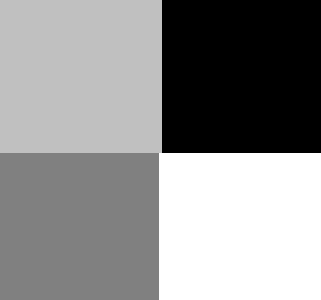
%> input picture MultiphaseLevelSet/Mutliphase/fourblock_gray.bmp, 107 x 100 px (shown 3 times larger)
$ octave Multiphase.m   (GNU Octave 9; MATLAB toolbox functions it lacks are replaced by stand-ins)
%> lines starting %> are read from the running program, lines starting %| are printed output that depends on the picture
### MultiphaseLevelSet/Mutliphase/initial_sdf2circle.m
function f = initial_sdf2circle(nrow,ncol, ic,jc,r,fun_n)
%   计算符号距离圆
%   input:
%       nrow: number of rows
%       ncol: number of columns
%       (ic,jc): center of the circle
%       r: radius of the circle
%   output:
%       f: signed distance to the circle
[X,Y] = meshgrid(1:ncol, 1:nrow);
a=5;b=6;
f=ones(nrow,ncol,fun_n);
for k=1:fun_n
    f(:,:,k) = -sqrt((X-k*jc/fun_n).^2+(Y-k*ic/fun_n).^2)+r/2;
end

%f=sdf2circle(100,50,51,25,10);figure;imagesc(f)

### MultiphaseLevelSet/Mutliphase/plotLevelSet.m
function [c,h]=plotLevelSet(u,zLevel, style)
%   绘制函数u在zLevel的轮廓
% hold on;
[c,h] = contour(u,[zLevel zLevel],style);
% hold off;

### MultiphaseLevelSet/Mutliphase/EVOLUTION_4PHASE.m
function phi = EVOLUTION_4PHASE(I, phi0, nu, lambda_1, lambda_2, delta_t, epsilon, numIter)
%   This function updates the level set function in the Vese-Chan multiphase level set
%   model in [1].
%
%   Reference:
%   [1] A Multiphase Level Set Framework for Image Segmentation Using the Mumford and Shah Model, IJCV 2002.
%

phi(:,:,1)=phi0(:,:,1);
phi(:,:,2)=phi0(:,:,2);

for m=1:numIter
    for k=1:2
        tmp_phi=phi(:,:,k);
        tmp_phi=NeumannBoundCond(tmp_phi);
        delta_h=Delta(tmp_phi,epsilon);
        differenceScheme=0; % use 0, 1, 2 for different schemes to compute curvature
        Curv = CURVATURE_CV(tmp_phi,differenceScheme);
        [C,mult]=quadrifit(phi,I,epsilon,2);
        b=zeros(size(Curv));

        if k==1
            b=(C(1)-C(2))*(C(1)+C(2)-2*I).*mult(:,:,1,1);
            b=b+(C(3)-C(4))*(C(3)+C(4)-2*I).*mult(:,:,1,2);
        else
            b=(C(1)-C(3))*(C(1)+C(3)-2*I).*mult(:,:,2,1);
            b=b+(C(2)-C(4))*(C(2)+C(4)-2*I).*mult(:,:,2,2);
        end
        tmp_phi=tmp_phi+delta_t*(delta_h.*(nu*Curv+b));
        phi(:,:,k)=tmp_phi;
    end
end

% [7 lines left out: function NeumannBoundCond, not called in this run]

### MultiphaseLevelSet/Mutliphase/Multiphase.m
%   This code implements the Vese-Chan multiphase level set model in [1].
%   Note: There may be more sophiscated numerical schemes with better performance than the one in
%   this implementation.
%
%   Reference:
%   [1] A Multiphase Level Set Framework for Image Segmentation Using the Mumford and Shah Model, IJCV 2002.

clear; close all;
delta_t = .1;
lambda_1=1;
lambda_2=1;
h = 1;
epsilon=1;
nu = .001*255*255;
fun_n=2;  % two level set functions for 4 phase level set formulation

Img=imread('fourblock_gray.bmp');  %??
%> Img is the input picture: size 100x107 uint8; min 0, max 255, mean 143.5
% [19 lines of commented-out code are left out]
U=Img(:,:,1);

% get the size
[nrow, ncol] =size(U);
%> nrow = 100; ncol = 107

ic=nrow/2;
%> ic = 50
jc=ncol/2;
%> jc = 53.5
r=30;
phi = initial_sdf2circle(nrow,ncol,ic,jc,r,fun_n);
I=double(U);

figure;
imagesc(uint8(I));colormap(gray)
hold on;
plotLevelSet(phi(:,:,1),0,'r');
plotLevelSet(phi(:,:,2),0,'b');

numIter = 10;

for k=1:120
    phi=EVOLUTION_4PHASE(I, phi, nu, lambda_1, lambda_2, delta_t, epsilon, numIter);   % update level set function
    if mod(k,2)==0
        pause(.5);
        imagesc(uint8(I));colormap(gray)
        hold on;
          phi_1=phi(:,:,1);
          phi_2=phi(:,:,2);
          plotLevelSet(phi_1,0,'r');
          plotLevelSet(phi_2,0,'b');
          hold off;
   end
end
%> this loop made 120 passes
%> pass 2, `phi_1=phi(:,:,1);`:
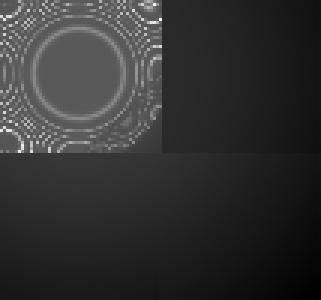
%> phi_1: size 100x107 double (shown 3 times larger); min -92.23, max 239.1, mean -27.1; drawn with min black and max white
%> pass 2, `phi_2=phi(:,:,2);`:
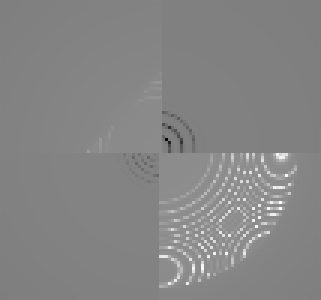
%> phi_2: size 100x107 double (shown 3 times larger); min -884, max 777.1, mean -12.7; drawn with min black and max white
%> after the loop:
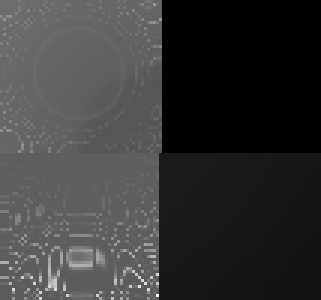
%> phi_1: size 100x107 double (shown 3 times larger); min -145.6, max 508.5, mean -0.8; drawn with min black and max white
%> after the loop:
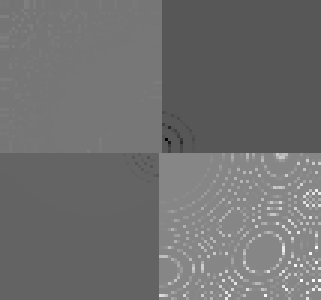
%> phi_2: size 100x107 double (shown 3 times larger); min -886.9, max 1137, mean 2.2; drawn with min black and max white
%> after the loop:
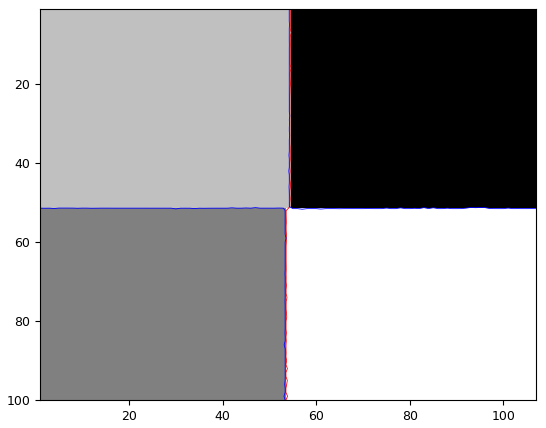
%> figure redrawn from the program's plot data
figure;mesh(phi_1);
title('\phi_1, Vese-Chan model');
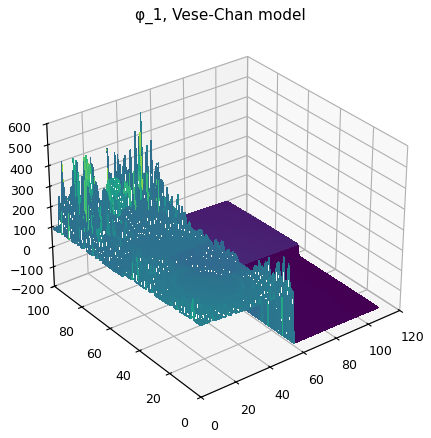
%> figure redrawn from the program's plot data
figure;mesh(phi_2);
title('\phi_2, Vese-Chan model');
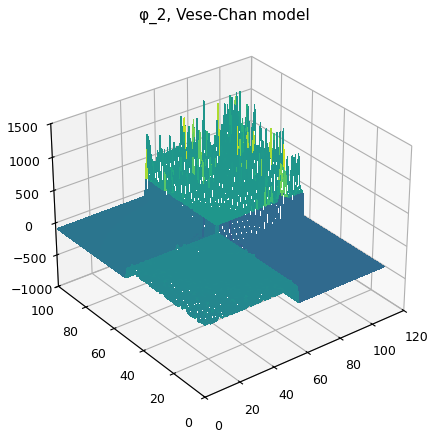
%> figure redrawn from the program's plot data
